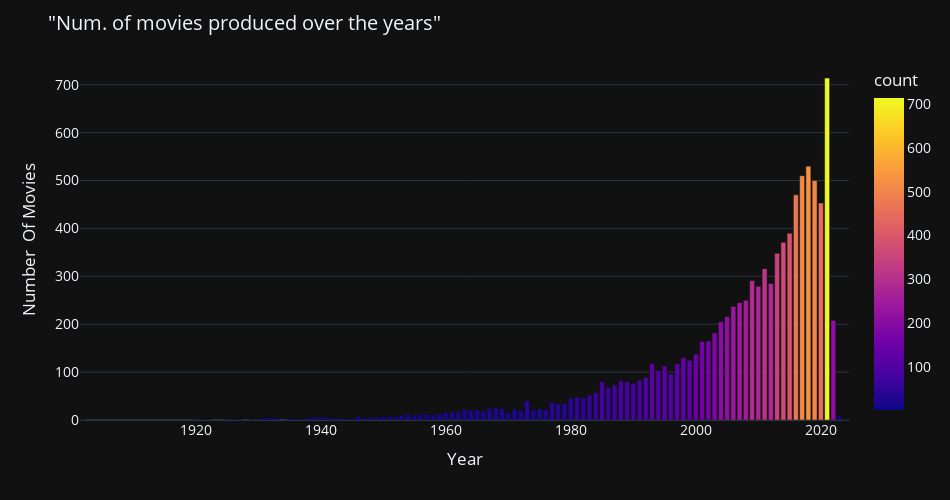

The cell this chart's notebook holds for it:
### Code cell
fig = px.bar(release_year_df, x=release_year_df.year,y='count', color ='count',width=950, height=500) 
fig.update_layout(
    title=' "Num. of movies produced over the years" ',
    xaxis_title="Year",
    yaxis_title="Number  Of Movies",
    font=dict(
        size=14
    )
)
fig.layout.template = 'plotly_dark'
fig.show()

### Figure 1 — Plotly figure (JSON) as saved in the notebook; plotly's stock layout.template omitted (floating-point values rounded to 4 significant figures)
{"data": [{"alignmentgroup": "True", "hovertemplate": "year=%{x}<br>count=%{marker.color}<extra></extra>", "legendgroup": "", "marker": {"color": [714, 530, 510, 500, 470, 453, 390, 371, 348, 316, 291, 285, 279, 250, 245, 237, 216, 208, 205, 182, 165, 164, 138, 130, 125, 118, 117, 113, 103, 96, 89, 83, 82, 80, 80, 76, 73, 68, 57, 52, 48, 46, 45, 40, 37, 34, 34, 25, 24, 24, 23, 23, 22, 22, 21, 21, 20, 20, 19, 17, 17, 16, 15, 13, 12, 12, 12, 11, 10, 10, 8, 8, 7, 7, 7, 6, 6, 6, 6, 6, 5, 5, 5, 5, 4, 4, 4, 3, 3, 2, 2, 2, 2, 2, 2, 2, 1, 1, 1, 1, 1, 1], "coloraxis": "coloraxis", "pattern": {"shape": ""}}, "name": "", "offsetgroup": "", "orientation": "v", "showlegend": false, "textposition": "auto", "type": "bar", "x": [2021, 2018, 2017, 2019, 2016, 2020, 2015, 2014, 2013, 2011, 2009, 2012, 2010, 2008, 2007, 2006, 2005, 2022, 2004, 2003, 2002, 2001, 2000, 1998, 1999, 1993, 1997, 1995, 1994, 1996, 1992, 1991, 1988, 1985, 1989, 1990, 1987, 1986, 1984, 1983, 1981, 1982, 1980, 1973, 1977, 1978, 1979, 1968, 1969, 1967, 1971, 1975, 1963, 1976, 1974, 1965, 1972, 1964, 1966, 1962, 1961, 1960, 1970, 1959, 1956, 1957, 1954, 1958, 1953, 1955, 1946, 2023, 1950, 1951, 1952, 1939, 1948, 1949, 1940, 1941, 1938, 1932, 1931, 1947, 1943, 1933, 1942, 1935, 1944, 1945, 1927, 1937, 1936, 1922, 1926, 1921, 1925, 1902, 1920, 2024, 1929, 1930], "xaxis": "x", "y": [714, 530, 510, 500, 470, 453, 390, 371, 348, 316, 291, 285, 279, 250, 245, 237, 216, 208, 205, 182, 165, 164, 138, 130, 125, 118, 117, 113, 103, 96, 89, 83, 82, 80, 80, 76, 73, 68, 57, 52, 48, 46, 45, 40, 37, 34, 34, 25, 24, 24, 23, 23, 22, 22, 21, 21, 20, 20, 19, 17, 17, 16, 15, 13, 12, 12, 12, 11, 10, 10, 8, 8, 7, 7, 7, 6, 6, 6, 6, 6, 5, 5, 5, 5, 4, 4, 4, 3, 3, 2, 2, 2, 2, 2, 2, 2, 1, 1, 1, 1, 1, 1], "yaxis": "y"}], "layout": {"barmode": "relative", "coloraxis": {"colorbar": {"title": {"text": "count"}}, "colorscale": [[0, "#0d0887"], [0.1111, "#46039f"], [0.2222, "#7201a8"], [0.3333, "#9c179e"], [0.4444, "#bd3786"], [0.5556, "#d8576b"], [0.6667, "#ed7953"], [0.7778, "#fb9f3a"], [0.8889, "#fdca26"], [1, "#f0f921"]]}, "font": {"size": 14}, "height": 500, "legend": {"tracegroupgap": 0}, "margin": {"t": 60}, "title": {"text": " \"Num. of movies produced over the years\" "}, "width": 950, "xaxis": {"anchor": "y", "domain": [0, 1], "title": {"text": "Year"}}, "yaxis": {"anchor": "x", "domain": [0, 1], "title": {"text": "Number  Of Movies"}}}}
